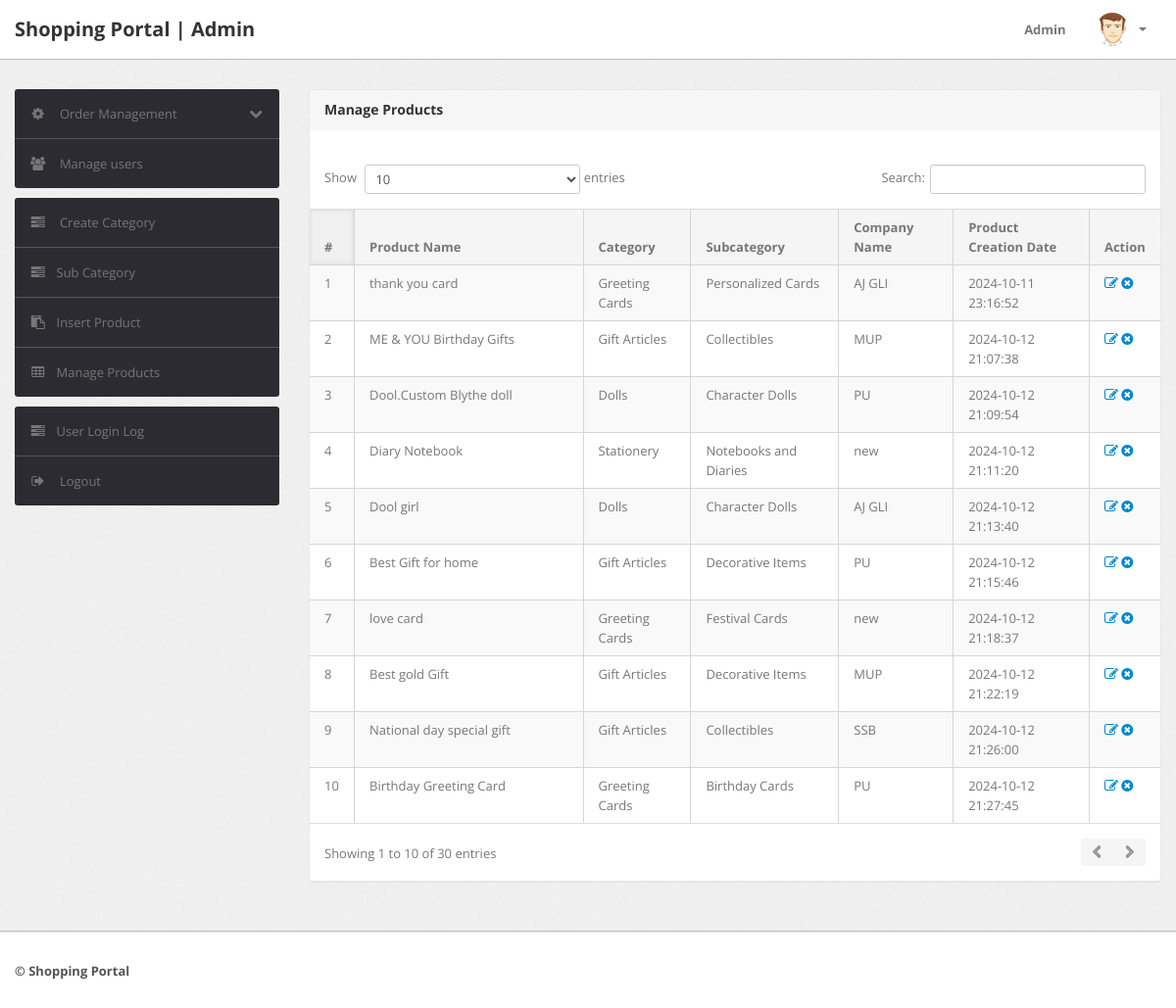
/shopping/admin/manage-products.php (signed in), run on the app's committed database.
### tables this page shows
CREATE TABLE `products` (
  `id` int(11) NOT NULL,
  `category` int(11) NOT NULL,
  `subCategory` int(11) DEFAULT NULL,
  `productName` varchar(255) DEFAULT NULL,
  `productCompany` varchar(255) DEFAULT NULL,
  `productPrice` int(11) DEFAULT NULL,
  `productPriceBeforeDiscount` int(11) DEFAULT NULL,
  `productDescription` longtext DEFAULT NULL,
  `productImage1` varchar(255) DEFAULT NULL,
  `productImage2` varchar(255) DEFAULT NULL,
  `productImage3` varchar(255) DEFAULT NULL,
  `shippingCharge` int(11) DEFAULT NULL,
  `productAvailability` varchar(255) DEFAULT NULL,
  `postingDate` timestamp NULL DEFAULT current_timestamp(),
  `updationDate` varchar(255) DEFAULT NULL
);

CREATE TABLE `category` (
  `id` int(11) NOT NULL,
  `categoryName` varchar(255) DEFAULT NULL,
  `categoryDescription` longtext DEFAULT NULL,
  `creationDate` timestamp NOT NULL DEFAULT current_timestamp(),
  `updationDate` varchar(255) DEFAULT NULL
);

CREATE TABLE `subcategory` (
  `id` int(11) NOT NULL,
  `categoryid` int(11) DEFAULT NULL,
  `subcategory` varchar(255) DEFAULT NULL,
  `creationDate` timestamp NULL DEFAULT current_timestamp(),
  `updationDate` varchar(255) DEFAULT NULL
);

### shopping/admin/manage-products.php (the view, shortened to what this page needs)
<?php
if(strlen($_SESSION['alogin'])==0)
	{
header('location:index.php');
}
else{
?>
<!DOCTYPE html>
<html lang="en">
<head>
	<link type="text/css" href="bootstrap/css/bootstrap.min.css" rel="stylesheet">
	<link type="text/css" href="bootstrap/css/bootstrap-responsive.min.css" rel="stylesheet">
	<link type="text/css" href="css/theme.css" rel="stylesheet">
	<link type="text/css" href="images/icons/css/font-awesome.css" rel="stylesheet">
</head>
<body>
<?php include('include/header.php');?>
	<div class="wrapper">
		<div class="container">
			<div class="row">
<?php include('include/sidebar.php');?>
			<div class="span9">
					<div class="content">
	<div class="module">
							<div class="module-head">
								<h3>Manage Products</h3>
							</div>
							<div class="module-body table">
									<br />
								<table cellpadding="0" cellspacing="0" border="0" class="datatable-1 table table-bordered table-striped	 display" width="100%">
									<thead>
										<tr>
											<th>#</th>
											<th>Product Name</th>
											<th>Category </th>
											<th>Subcategory</th>
											<th>Company Name</th>
											<th>Product Creation Date</th>
											<th>Action</th>
										</tr>
									</thead>
									<tbody>
<?php $query=mysqli_query($con,"select products.*,category.categoryName,subcategory.subcategory from products join category on category.id=products.category join subcategory on subcategory.id=products.subCategory");
$cnt=1;
while($row=mysqli_fetch_array($query))
{
?>
										<tr>
											<td><?php echo htmlentities($cnt);?></td>
											<td><?php echo htmlentities($row['productName']);?></td>
											<td><?php echo htmlentities($row['categoryName']);?></td>
											<td> <?php echo htmlentities($row['subcategory']);?></td>
											<td><?php echo htmlentities($row['productCompany']);?></td>
											<td><?php echo htmlentities($row['postingDate']);?></td>
											<td>
											<a href="edit-products.php?id=<?php echo $row['id']?>" ><i class="icon-edit"></i></a>
											<a href="manage-products.php?id=<?php echo $row['id']?>&del=delete" onClick="return confirm('Are you sure you want to delete?')"><i class="icon-remove-sign"></i></a></td>
										</tr>
										<?php $cnt=$cnt+1; } ?>
								</table>
							</div>
						</div>
					</div>
				</div>
			</div>
		</div>
	</div>
<?php include('include/footer.php');?>
</body>
<?php } ?>

### data on the page
products: productName "thank you card", category.categoryName "Greeting Cards", subcategory.subcategory "Personalized Cards", productCompany "AJ GLI", postingDate "2024-10-11 23:16:52"
products: productName "ME & YOU Birthday Gifts", category.categoryName "Gift Articles", subcategory.subcategory "Collectibles", productCompany "MUP", postingDate "2024-10-12 21:07:38"
products: productName "Dool.Custom Blythe doll", category.categoryName "Dolls", subcategory.subcategory "Character Dolls", productCompany "PU", postingDate "2024-10-12 21:09:54"
products: productName "Diary Notebook", category.categoryName "Stationery", subcategory.subcategory "Notebooks and Diaries", productCompany "new", postingDate "2024-10-12 21:11:20"
products: productName "Dool girl", category.categoryName "Dolls", subcategory.subcategory "Character Dolls", productCompany "AJ GLI", postingDate "2024-10-12 21:13:40"
products: productName "Best Gift for home", category.categoryName "Gift Articles", subcategory.subcategory "Decorative Items", productCompany "PU", postingDate "2024-10-12 21:15:46"
products: productName "love card", category.categoryName "Greeting Cards", subcategory.subcategory "Festival Cards", productCompany "new", postingDate "2024-10-12 21:18:37"
products: productName "Best gold Gift", category.categoryName "Gift Articles", subcategory.subcategory "Decorative Items", productCompany "MUP", postingDate "2024-10-12 21:22:19"
products: productName "National day special gift", category.categoryName "Gift Articles", subcategory.subcategory "Collectibles", productCompany "SSB", postingDate "2024-10-12 21:26:00"
products: productName "Birthday Greeting Card", category.categoryName "Greeting Cards", subcategory.subcategory "Birthday Cards", productCompany "PU", postingDate "2024-10-12 21:27:45"
